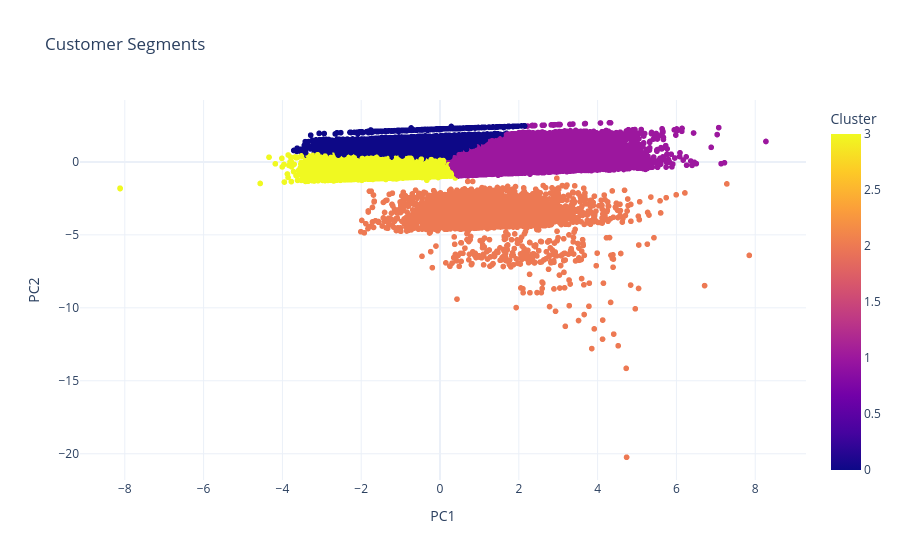

The cell this chart's notebook holds for it:
### Code cell
# visulization 
fig = px.scatter(
    plot_df,

    x="PC1",
    y="PC2",
    color = "Cluster",
    title="Customer Segments",
    template="plotly_white"
)
fig.show()

### Figure 1 — Plotly figure (JSON) as saved in the notebook; plotly's stock layout.template omitted (floating-point values rounded to 4 significant figures; data arrays with more than 128 entries replaced by an {"elided": "..."} marker saying what was removed)
{"data": [{"hovertemplate": "PC1=%{x}<br>PC2=%{y}<br>Cluster=%{marker.color}<extra></extra>", "legendgroup": "", "marker": {"color": {"elided": "96095 int values"}, "coloraxis": "coloraxis", "symbol": "circle"}, "mode": "markers", "name": "", "showlegend": false, "type": "scattergl", "x": {"elided": "96095 float values"}, "xaxis": "x", "y": {"elided": "96095 float values"}, "yaxis": "y"}], "layout": {"coloraxis": {"colorbar": {"title": {"text": "Cluster"}}, "colorscale": [[0, "#0d0887"], [0.1111, "#46039f"], [0.2222, "#7201a8"], [0.3333, "#9c179e"], [0.4444, "#bd3786"], [0.5556, "#d8576b"], [0.6667, "#ed7953"], [0.7778, "#fb9f3a"], [0.8889, "#fdca26"], [1, "#f0f921"]]}, "legend": {"tracegroupgap": 0}, "title": {"text": "Customer Segments"}, "xaxis": {"anchor": "y", "domain": [0, 1], "title": {"text": "PC1"}}, "yaxis": {"anchor": "x", "domain": [0, 1], "title": {"text": "PC2"}}}}
